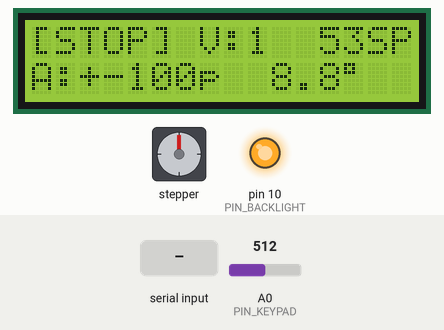
Simulated run of this sketch. Board: Arduino Uno, built with avr-gcc and run on an emulated ATmega328P. On the bench: stepper motor, 16×2 character LCD, output pins drawn as LEDs (lit = HIGH). Wiring (inferred from the names in the program): stepper motor (2048 steps per turn assumed): coils A1, A2, A3, A4. Inputs (shaded band) come from the test bench; at power-on: A0 (PIN_KEYPAD) = 512. Pins used as bus, display or sensor lines are not drawn; what the sketch prints to the serial monitor is not drawn.

Above: at 2.2 s.
2.3 s: "r90\n" received over Serial
At 3.22 s:
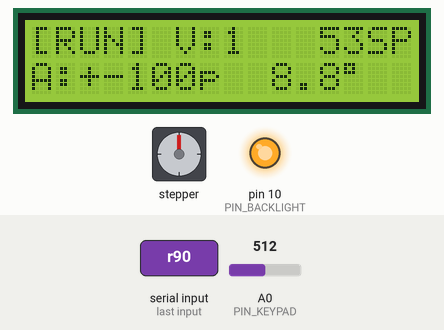
4.5 s: "a90\n" received over Serial
At 5.2 s:
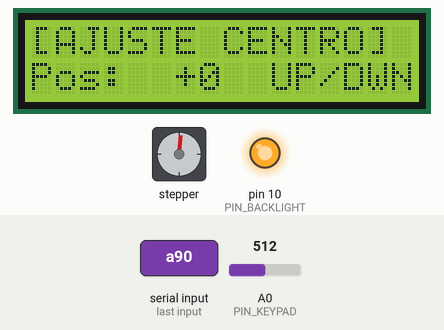
6.0 s: A0 (PIN_KEYPAD) set to 434
7.5 s: A0 (PIN_KEYPAD) set to 405
At 7.75 s:
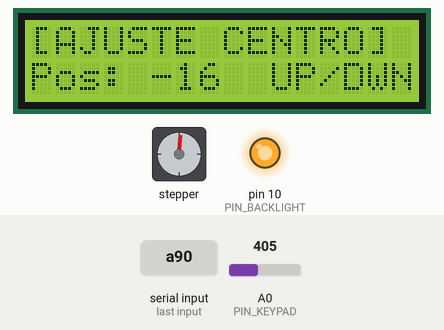
10.0 s: byte 32 (' ') received over Serial
At 12.05 s:
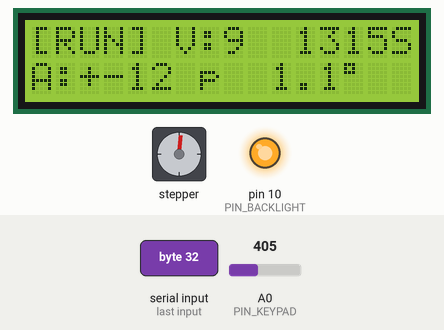
12.4 s: byte 114 ('r') received over Serial
At 13.5 s:
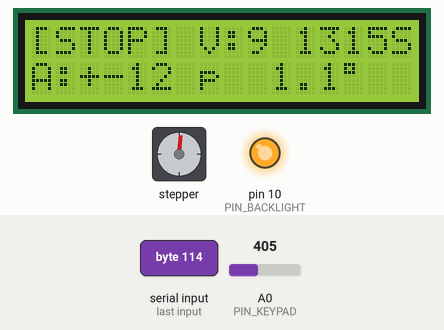
Timing chart, 0 to 14.9 s (numbered marks = the images above; inputs shaded):
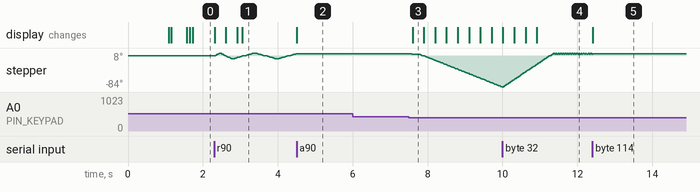

The sketch:

arduino-guitar-pick-step-motor.ino
```cpp
/*
  ==============================================================================
  PROJETO: Palhetador Automático de Guitarra com Motor de Passo
  HARDWARE:
    - Arduino Uno Rev3
    - DFRobot LCD Keypad Shield (16x2 + Teclado Analógico em A0)
    - Motor de Passo: 28BYJ-48 5V (Redução ~1:64)
    - Driver: Módulo ULN2003 alimentado em 5V
  ==============================================================================
*/

#include <LiquidCrystal.h>

// ==============================================================================
// DEFINIÇÕES DE PINOS
// ==============================================================================
LiquidCrystal lcd(8, 9, 4, 5, 6, 7);

const uint8_t PIN_KEYPAD     = A0; // Botões analógicos do shield
const uint8_t PIN_BACKLIGHT  = 10; // Backlight LCD

// Pinos de acionamento do ULN2003
const uint8_t PIN_IN1        = A1;
const uint8_t PIN_IN2        = A2;
const uint8_t PIN_IN3        = A3;
const uint8_t PIN_IN4        = A4;

// ==============================================================================
// PARÂMETROS DO MOTOR 28BYJ-48 (SEQUÊNCIA EM MEIO-PASSO / 8 FASES)
// O 28BYJ-48 foi desenhado para meio-passo: elimina travamentos, evita engasgos
// e garante movimento 100% simétrico nos dois sentidos com rotação perfeita.
// 4096 meio-passos / volta de 360° (~0.08789° por meio-passo)
// ==============================================================================
const float STEPS_PER_REV    = 4096.0f;
const float DEG_PER_STEP     = 360.0f / STEPS_PER_REV;

const uint8_t STEP_SEQ[8][4] = {
  {HIGH, LOW,  LOW,  LOW }, // 1: A
  {HIGH, HIGH, LOW,  LOW }, // 2: A+B
  {LOW,  HIGH, LOW,  LOW }, // 3: B
  {LOW,  HIGH, HIGH, LOW }, // 4: B+C
  {LOW,  LOW,  HIGH, LOW }, // 5: C
  {LOW,  LOW,  HIGH, HIGH}, // 6: C+D
  {LOW,  LOW,  LOW,  HIGH}, // 7: D
  {HIGH, LOW,  LOW,  HIGH}  // 8: D+A
};

// ==============================================================================
// ESTADOS DA MÁQUINA
// ==============================================================================
enum SystemState {
  STATE_STOP,   // Parado no centro, bobinas desenergizadas
  STATE_RUN,    // Strumming contínuo alternado up/down
  STATE_ALIGN   // Ajuste/calibração rápida do centro
};

SystemState currentState = STATE_STOP;

// ==============================================================================
// VARIÁVEIS DE CONTROLE DO MOVIMENTO
// ==============================================================================
// Em meio-passos: 100 passos ≈ ±8.8° (curso total de ~17.6°, ideal para corda)
int amplitudeSteps = 100;
int minAmplitude   = 12;     // ~1.0°
int maxAmplitude   = 700;    // ~±61°

int speedLevel     = 5;      // Nível de velocidade (1 a 10)
const int MIN_SPEED = 1;
const int MAX_SPEED = 10;

// Delays calibrados para meio-passo suave, sem vibração e com excelente torque
const unsigned int SPEED_DELAY_US[] = {
  0,     // índice 0 não usado
  2800,  // Vel 1 (Muito forte e suave, ~54 SPM)
  2400,  // Vel 2 (~63 SPM)
  2100,  // Vel 3 (~71 SPM)
  1800,  // Vel 4 (~83 SPM)
  1500,  // Vel 5 (Padrão: ~100 SPM - Strumming rítmico perfeito)
  1350,  // Vel 6 (~111 SPM)
  1200,  // Vel 7 (~125 SPM)
  1050,  // Vel 8 (~143 SPM)
  950,   // Vel 9 (~158 SPM)
  850    // Vel 10 (~176 SPM)
};

// Posição angular atual (em meio-passos relativos ao centro zero)
long currentStepPos = 0;
int  motionDirection = 1;    // +1 = avançando; -1 = retornando
uint8_t stepPhaseIndex = 0;  // 0 a 7

// Base de tempo do motor
unsigned long lastStepMicros = 0;

// ==============================================================================
// FILTRO ANTI-RUÍDO E DEBOUNCE PARA OS BOTÕES
// ==============================================================================
enum Button {
  BTN_NONE,
  BTN_RIGHT,
  BTN_UP,
  BTN_DOWN,
  BTN_LEFT,
  BTN_SELECT
};

bool physicalButtonsEnabled = true;
Button stableButton = BTN_NONE;
Button lastCandidateButton = BTN_NONE;
unsigned long candidateStartTime = 0;
unsigned long buttonPressStartTime = 0;
unsigned long lastRepeatTime = 0;
bool selectLongPressHandled = false;

// Leitura com filtro de múltiplas amostras (elimina ruído induzido pelo motor)
Button getFilteredButton() {
  if (!physicalButtonsEnabled) return BTN_NONE;

  int a0 = 0;
  for (int i = 0; i < 4; i++) {
    a0 += analogRead(PIN_KEYPAD);
  }
  a0 /= 4;

  if (a0 > 920) return BTN_NONE;
  if (a0 < 70)  return BTN_RIGHT;
  if (a0 < 240) return BTN_UP;
  if (a0 < 420) return BTN_DOWN;
  if (a0 < 630) return BTN_LEFT;
  if (a0 < 860) return BTN_SELECT;
  return BTN_NONE;
}

// ==============================================================================
// ACIONAMENTO DO MOTOR
// ==============================================================================
void applyStepPhase(uint8_t phase) {
  digitalWrite(PIN_IN1, STEP_SEQ[phase][0]);
  digitalWrite(PIN_IN2, STEP_SEQ[phase][1]);
  digitalWrite(PIN_IN3, STEP_SEQ[phase][2]);
  digitalWrite(PIN_IN4, STEP_SEQ[phase][3]);
}

void releaseMotor() {
  digitalWrite(PIN_IN1, LOW);
  digitalWrite(PIN_IN2, LOW);
  digitalWrite(PIN_IN3, LOW);
  digitalWrite(PIN_IN4, LOW);
}

void stepMotor(int dir) {
  if (dir > 0) {
    stepPhaseIndex = (stepPhaseIndex + 1) % 8;
    currentStepPos++;
  } else if (dir < 0) {
    stepPhaseIndex = (stepPhaseIndex + 7) % 8;
    currentStepPos--;
  }
  applyStepPhase(stepPhaseIndex);
}

void returnToCenter() {
  while (currentStepPos != 0) {
    int dir = (currentStepPos > 0) ? -1 : 1;
    stepMotor(dir);
    delayMicroseconds(2000);
  }
  releaseMotor();
}

// ==============================================================================
// ATUALIZAÇÃO DO DISPLAY LCD
// Chamada APENAS sob demanda para não engasgar o motor durante o RUN
// ==============================================================================
void updateDisplay() {
  unsigned long delayUs = SPEED_DELAY_US[speedLevel];
  float cycleSeconds = (4.0f * (float)amplitudeSteps * (float)delayUs) / 1000000.0f;
  int spm = (cycleSeconds > 0) ? (int)(60.0f / cycleSeconds) : 0;

  int degX10 = (int)(amplitudeSteps * DEG_PER_STEP * 10.0f + 0.5f);
  int degInt = degX10 / 10;
  int degDec = degX10 % 10;

  char line0[17];
  char line1[17];

  switch (currentState) {
    case STATE_RUN:
      snprintf(line0, sizeof(line0), "[RUN] V:%-2d %3dSPM", speedLevel, spm);
      snprintf(line1, sizeof(line1), "A:+-%-3dp %2d.%1d%c", amplitudeSteps, degInt, degDec, 0xDF);
      break;

    case STATE_STOP:
      snprintf(line0, sizeof(line0), "[STOP] V:%-2d%3dSPM", speedLevel, spm);
      snprintf(line1, sizeof(line1), "A:+-%-3dp %2d.%1d%c", amplitudeSteps, degInt, degDec, 0xDF);
      break;

    case STATE_ALIGN:
      snprintf(line0, sizeof(line0), "[AJUSTE CENTRO] ");
      snprintf(line1, sizeof(line1), "Pos:%+4ld  UP/DWN", currentStepPos);
      break;
  }

  lcd.setCursor(0, 0);
  lcd.print(line0);
  for (int i = strlen(line0); i < 16; i++) lcd.print(' ');

  lcd.setCursor(0, 1);
  lcd.print(line1);
  for (int i = strlen(line1); i < 16; i++) lcd.print(' ');
}

// ==============================================================================
// TRATAMENTO DOS BOTÕES FÍSICOS
// ==============================================================================
void handleButtonAction(Button btn) {
  if (currentState == STATE_ALIGN) {
    int dir = (btn == BTN_UP) ? 1 : (btn == BTN_DOWN ? -1 : 0);
    if (dir != 0) {
      // Salto inicial ágil de 16 meio-passos (~1.4°)
      for (int i = 0; i < 16; i++) {
        stepMotor(dir);
        delayMicroseconds(1600);
      }
      updateDisplay();
    }
    return;
  }

  // Ajuste de Amplitude
  if (btn == BTN_UP) {
    if (amplitudeSteps < maxAmplitude) amplitudeSteps += 8;
    updateDisplay();
  } else if (btn == BTN_DOWN) {
    if (amplitudeSteps > minAmplitude) amplitudeSteps -= 8;
    updateDisplay();
  }

  // Ajuste de Velocidade
  if (btn == BTN_RIGHT) {
    if (speedLevel < MAX_SPEED) speedLevel++;
    updateDisplay();
  } else if (btn == BTN_LEFT) {
    if (speedLevel > MIN_SPEED) speedLevel--;
    updateDisplay();
  }
}

void processPhysicalButtons() {
  Button rawBtn = getFilteredButton();
  unsigned long now = millis();

  if (rawBtn != lastCandidateButton) {
    lastCandidateButton = rawBtn;
    candidateStartTime = now;
    return;
  }

  if (now - candidateStartTime < 70) {
    return;
  }

  if (rawBtn != stableButton) {
    Button previousStable = stableButton;
    stableButton = rawBtn;
    buttonPressStartTime = now;
    lastRepeatTime = now;
    selectLongPressHandled = false;

    if (stableButton == BTN_NONE) {
      if (previousStable == BTN_SELECT && !selectLongPressHandled) {
        if (currentState == STATE_RUN) {
          currentState = STATE_STOP;
          Serial.println(F("[COMANDO] Estado -> STOP"));
          returnToCenter();
        } else if (currentState == STATE_STOP) {
          currentState = STATE_RUN;
          motionDirection = 1;
          Serial.println(F("[COMANDO] Estado -> RUN"));
        }
        updateDisplay();
      }
      return;
    }

    handleButtonAction(stableButton);
    return;
  }

  if (stableButton != BTN_NONE) {
    if (stableButton == BTN_SELECT && !selectLongPressHandled) {
      if (now - buttonPressStartTime >= 1500) {
        selectLongPressHandled = true;
        if (currentState == STATE_STOP) {
          currentState = STATE_ALIGN;
          currentStepPos = 0;
          Serial.println(F("[COMANDO] Modo AJUSTE CENTRO ativado"));
        } else if (currentState == STATE_ALIGN) {
          currentStepPos = 0;
          currentState = STATE_STOP;
          releaseMotor();
          Serial.println(F("[COMANDO] Novo centro zero calibrado!"));
        }
        updateDisplay();
      }
      return;
    }

    if (stableButton != BTN_SELECT) {
      if (currentState == STATE_ALIGN) {
        if (now - buttonPressStartTime > 200) {
          int dir = (stableButton == BTN_UP) ? 1 : (stableButton == BTN_DOWN ? -1 : 0);
          if (dir != 0) {
            stepMotor(dir);
            delayMicroseconds(1600);
            static unsigned long lastAlignLcd = 0;
            if (now - lastAlignLcd > 100) {
              lastAlignLcd = now;
              updateDisplay();
            }
          }
        }
      } else {
        if (now - buttonPressStartTime > 400 && now - lastRepeatTime > 80) {
          lastRepeatTime = now;
          handleButtonAction(stableButton);
        }
      }
    }
  }
}

// ==============================================================================
// CONTROLE VIA SERIAL (USB)
// ==============================================================================
void processSerialCommands() {
  while (Serial.available() > 0) {
    char c = Serial.read();
    if (c == '\r' || c == '\n') continue;

    switch (c) {
      case ' ':
      case 'r':
      case 'R':
        if (currentState == STATE_RUN) {
          currentState = STATE_STOP;
          Serial.println(F("[SERIAL] STOP"));
          returnToCenter();
        } else {
          currentState = STATE_RUN;
          motionDirection = 1;
          Serial.println(F("[SERIAL] RUN"));
        }
        updateDisplay();
        break;

      case '+':
      case '=':
        if (amplitudeSteps < maxAmplitude) amplitudeSteps += 8;
        Serial.print(F("[SERIAL] Amplitude: ")); Serial.println(amplitudeSteps);
        updateDisplay();
        break;

      case '-':
      case '_':
        if (amplitudeSteps > minAmplitude) amplitudeSteps -= 8;
        Serial.print(F("[SERIAL] Amplitude: ")); Serial.println(amplitudeSteps);
        updateDisplay();
        break;

      case '1': case '2': case '3': case '4': case '5':
      case '6': case '7': case '8': case '9':
        speedLevel = c - '0';
        Serial.print(F("[SERIAL] Velocidade: ")); Serial.println(speedLevel);
        updateDisplay();
        break;

      case 'a':
      case 'A':
        if (currentState != STATE_ALIGN) {
          currentState = STATE_ALIGN;
          currentStepPos = 0;
          Serial.println(F("[SERIAL] Modo ALINHAMENTO. Teclas 'u' / 'd' movem, 'z' salva!"));
        } else {
          currentState = STATE_STOP;
          releaseMotor();
          Serial.println(F("[SERIAL] Saiu do alinhamento"));
        }
        updateDisplay();
        break;

      case 'u':
      case 'U':
        if (currentState == STATE_ALIGN) {
          for (int i = 0; i < 32; i++) { stepMotor(1); delayMicroseconds(1600); }
          Serial.print(F("[SERIAL] Posicao: ")); Serial.println(currentStepPos);
          updateDisplay();
        }
        break;

      case 'd':
      case 'D':
        if (currentState == STATE_ALIGN) {
          for (int i = 0; i < 32; i++) { stepMotor(-1); delayMicroseconds(1600); }
          Serial.print(F("[SERIAL] Posicao: ")); Serial.println(currentStepPos);
          updateDisplay();
        }
        break;

      case 'z':
      case 'Z':
        if (currentState == STATE_ALIGN) {
          currentStepPos = 0;
          currentState = STATE_STOP;
          releaseMotor();
          Serial.println(F("[SERIAL] CENTRO ZERO SALVO!"));
          updateDisplay();
        }
        break;

      case 'b':
      case 'B':
        physicalButtonsEnabled = !physicalButtonsEnabled;
        Serial.print(F("[SERIAL] Botoes fisicos: "));
        Serial.println(physicalButtonsEnabled ? F("ATIVADOS") : F("DESATIVADOS"));
        break;

      case '?':
      case 'h':
        Serial.println(F("\nCOMANDOS: [r] Run/Stop | [+] [-] Amplitude | [1-9] Velocidade | [a] Alinhar | [u]/[d] Mover | [z] Salvar Zero | [b] Ligar/Desligar Botoes"));
        break;
    }
  }
}

// ==============================================================================
// SETUP
// ==============================================================================
void setup() {
  Serial.begin(115200);
  Serial.println(F("\n=================================================="));
  Serial.println(F("   PALHETADOR AUTOMATICO DE GUITARRA COM ARDUINO  "));
  Serial.println(F("=================================================="));
  Serial.println(F("Sistema pronto em modo STOP."));
  Serial.println(F("Pressione SELECT ou envie 'r' para iniciar."));

  pinMode(PIN_IN1, OUTPUT);
  pinMode(PIN_IN2, OUTPUT);
  pinMode(PIN_IN3, OUTPUT);
  pinMode(PIN_IN4, OUTPUT);
  releaseMotor();

  pinMode(PIN_BACKLIGHT, OUTPUT);
  digitalWrite(PIN_BACKLIGHT, HIGH);

  lcd.begin(16, 2);
  lcd.print("Palhetador v3.1");
  lcd.setCursor(0, 1);
  lcd.print("Pronto (STOP)...");
  delay(1000);

  lcd.clear();
  updateDisplay();
}

// ==============================================================================
// LOOP PRINCIPAL (100% SUAVE E SIMÉTRICO)
// ==============================================================================
void loop() {
  // 1. Processa botões físicos com filtro pesado
  processPhysicalButtons();

  // 2. Processa comandos Serial (USB)
  processSerialCommands();

  // 3. Movimento de palhetada alternada contínua (Strumming Up/Down)
  if (currentState == STATE_RUN) {
    unsigned long nowMicros = micros();
    unsigned long stepInterval = SPEED_DELAY_US[speedLevel];

    if (nowMicros - lastStepMicros >= stepInterval) {
      lastStepMicros = nowMicros;

      // Executa o meio-passo
      stepMotor(motionDirection);

      // Inversão perfeitamente simétrica nos limites de amplitude
      if (currentStepPos >= amplitudeSteps) {
        motionDirection = -1;
      } else if (currentStepPos <= -amplitudeSteps) {
        motionDirection = 1;
      }
    }
  }
}
```

Measured:
- the behaviour switches between 420 and 419 on A0 (PIN_KEYPAD) (found by bisection; images 2 and 3)
- after the input at 4.5 s, stepper: stays 6° (without the input it goes to 7° after 0.01 s); the display: changes at once (image 2)
- after the input at 6.0 s, every drawn part: stays the same
- after the input at 7.5 s, stepper: keeps turning counter-clockwise at about 37°/s, starting after 0.08 s; the display: changes after 0.10 s (image 3)
- after the input at 10.0 s, the display: first changes at once (image 4 shows a later state)
- after the input at 12.4 s, stepper: goes on until 12.4 s, then stays 6°; the display: changes at once (image 5)
